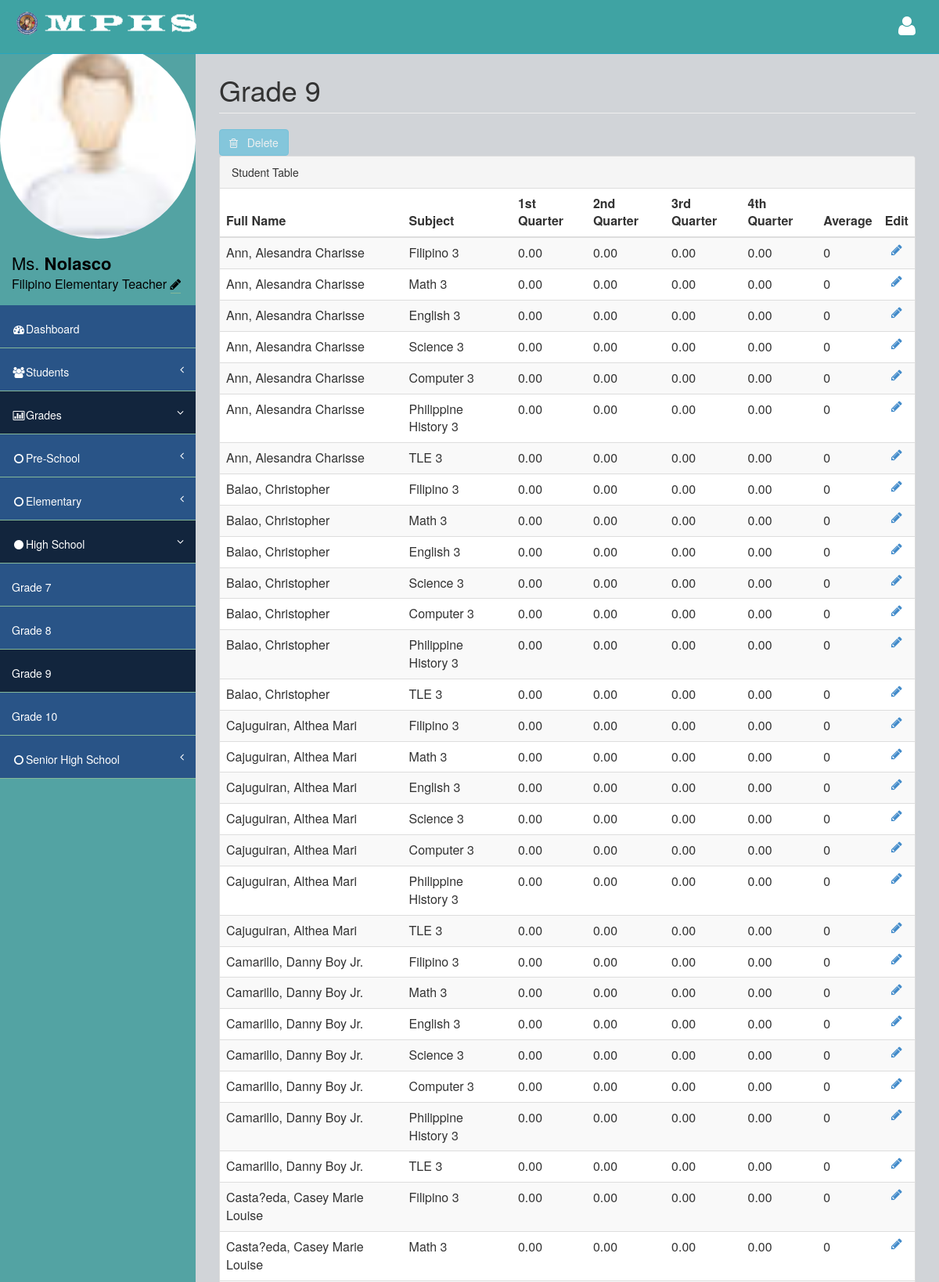
The page /Faculty/9_teacher_grades.php (signed in, upper part) on the database its author committed.
### tables this page shows
CREATE TABLE `faculty_tbl` (
  `fid` int(50) NOT NULL AUTO_INCREMENT,
  `id5` int(3) unsigned zerofill NOT NULL DEFAULT '002',
  `teacher_id` int(3) unsigned zerofill NOT NULL,
  `last_name` varchar(50) NOT NULL,
  `first_name` varchar(50) NOT NULL,
  `id4` int(3) unsigned zerofill NOT NULL DEFAULT '005',
  `subject_id` int(3) unsigned zerofill NOT NULL,
  `id3` int(3) unsigned zerofill NOT NULL DEFAULT '006',
  `section_id` int(3) unsigned zerofill NOT NULL,
  `user_name` varchar(50) NOT NULL,
  `user_email` varchar(50) NOT NULL,
  `user_pass` varchar(50) NOT NULL,
  `dec_pass` varchar(50) NOT NULL,
  `user_pic` varchar(255) NOT NULL DEFAULT 'user.jpg',
  `user_bio` varchar(255) NOT NULL,
  `date` date NOT NULL,
  `time` time NOT NULL,
  `hr` varchar(2) NOT NULL,
  `date2` date NOT NULL,
  `time2` time NOT NULL,
  `hr2` varchar(2) NOT NULL,
  PRIMARY KEY (`fid`,`teacher_id`)
);

CREATE TABLE `grade_tbl` (
  `gid` int(50) NOT NULL AUTO_INCREMENT,
  `id` int(3) unsigned zerofill NOT NULL DEFAULT '007',
  `grade_id` int(3) unsigned zerofill NOT NULL,
  `id3` int(3) unsigned zerofill NOT NULL DEFAULT '006',
  `section_id` int(3) unsigned zerofill NOT NULL,
  `id4` int(3) unsigned zerofill NOT NULL DEFAULT '005',
  `subject_id` int(3) unsigned zerofill NOT NULL,
  `1stQA` double(5,2) NOT NULL,
  `2ndQA` double(5,2) NOT NULL,
  `3rdQA` double(5,2) NOT NULL,
  `4thQA` double(5,2) NOT NULL,
  PRIMARY KEY (`gid`)
);

### Faculty/9_teacher_grades.php (the view, shortened to what this page needs)
<?php
include('check.php');
?>
<!DOCTYPE html>
<html>
<head>
	<?php include('link.php'); ?>
</head>
<body>
    <div id="wrapper">
        <nav class="navbar navbar-default navbar-fixed-top" role="navigation" id="navbar">
            <div class="navbar-header">
                <a class="navbar-brand" href="teacher.php"><img src="../images/ico/android-icon-48x48.png" alt="logo"><img src="../images/logo.png" alt="logo"></a>
            </div>
            <ul class="nav navbar-top-links navbar-right">
                <li class="dropdown">
                    <a class="dropdown-toggle" data-toggle="dropdown" href="#">
                        <i class="fa fa-user fa-2x"></i>
                    </a>
                </li>
            </ul>
        </nav>
        <nav class="navbar-default navbar-static-side" role="navigation">
            <div class="sidebar-collapse">
                <ul class="nav" id="side-menu">
                    <li>
                        <div class="user-section">
                            <?php
							$sql = "SELECT * FROM faculty_tbl WHERE user_email='".$_SESSION["user_email"]."'";
							$result = $conn->query($sql);
								if ($result->num_rows > 0) {
									while($row = $result->fetch_assoc())
									{
										?>
										<img src="../uploads/<?php echo $row['user_pic'];?>" alt="" width=250 height=250 style="border-radius: 50%;"/>
										<?php
									}
								}
							?>
                            <div class="user-info">
                                <div><?php
								$sql = "SELECT * FROM faculty_tbl where user_email='".$_SESSION["user_email"]."'";
								$result = $conn->query($sql);
								if ($result->num_rows > 0) {
									while($row = $result->fetch_assoc())
									{
									echo $row['first_name'];
									echo "<strong>".$row['last_name']."</strong>";
									echo "<br>";
									echo "<font size=3>";
									echo $row['user_bio'];
									?>
									<a href="user_settings.php">
									<font color=black>
										<i class="fa fa-pencil"></i>
									</font>
									</a>
									<?php
									echo "</font>";
									}
								}
							?></div>
                            </div>
                        </div>
                    </li>
                    <li>
                        <a href="teacher.php"><i class="fa fa-dashboard fa-fw"></i>Dashboard</a>
                    </li>
                    <li>
                        <a href="#"><i class="fa fa-users fa-fw"></i>Students<span class="fa arrow"></span></a>
                    </li>
                    <li class="active selected a">
                        <a href="#"><i class="fa fa-bar-chart-o fa-fw"></i>Grades<span class="fa arrow"></span></a>
                        <ul class="nav nav-second-level">
                            <li>
                                <a href="#"><i class="fa fa-circle-o fa-fw"></i>Pre-School<span class="fa arrow"></span></a>
                            </li>
                            <li>
                                <a href="#"><i class="fa fa-circle-o fa-fw"></i>Elementary<span class="fa arrow"></span></a>
                            </li>
                            <li class="active selected a">
                                <a href="#"><i class="fa fa-circle fa-fw"></i>High School<span class="fa arrow"></span></a>
                                <ul class="nav nav-second-level">
                                    <li>
                                        <a href="7_teacher_grades.php">Grade 7</a>
                                    </li>
                                    <li>
                                        <a href="8_teacher_grades.php">Grade 8</a>
                                    </li>
                                    <li class="selected a">
                                        <a href="9_teacher_grades.php">Grade 9</a>
                                    </li>
                                    <li>
                                        <a href="10_teacher_grades.php">Grade 10</a>
                                    </li>
                                </ul>
                            </li>
                            <li>
                                <a href="#"><i class="fa fa-circle-o fa-fw"></i>Senior High School<span class="fa arrow"></span></a>
                            </li>
                        </ul>
                    </li>
                </ul>
            </div>
        </nav>
        <div id="page-wrapper">
            <div class="row">
                <div class="col-lg-12">
                    <h1 class="page-header">Grade 9</h1>
                </div>
            </div>
            <button class="btn btn-info" type="button" name="btn_delselc" disabled="disabled"> <span class="fa fa-trash-o"></span> &nbsp; Delete</button>
            <div class="row">
                <div class="col-lg-12">
                    <div class="panel panel-default">
                        <div class="panel-heading">
                             Student Table
                        </div>
        <div class="content-loader">
        <table cellspacing="0" width="100%" id="example" class="table table-striped table-hover table-responsive">
        <thead>
        <tr>
        <th>Full Name</th>
        <th>Subject</th>
        <th>1st Quarter</th>
        <th>2nd Quarter</th>
        <th>3rd Quarter</th>
        <th>4th Quarter</th>
		<th>Average</th>
        <th>Edit</th>
        </tr>
        </thead>
        <tbody>
        <?php
        require_once 'connection.php';
        $stmt = $db_con->prepare("SELECT DISTINCT b.gid,b.subject_id,d.subject,a.last_name,a.first_name,b.1stQA,b.2ndQA,b.3rdQA,b.4thQA FROM stud_grade_tbl AS a INNER JOIN grade_tbl AS b LEFT JOIN faculty_tbl AS c ON c.subject_id=b.subject_id LEFT JOIN subject_tbl AS d ON d.subject_id=b.subject_id && b.subject_id = d.subject_id WHERE b.grade_id=a.grade_id && a.section_id = '011' ORDER BY b.gid");
        $stmt->execute();
        while($row=$stmt->fetch(PDO::FETCH_ASSOC))
        {
            ?>
            <tr>
            <td><?php echo $row['last_name'].", ".$row['first_name']; ?></td>
            <td><?php echo $row['subject']; ?></td>
            <td><?php echo $row['1stQA']; ?></td>
            <td><?php echo $row['2ndQA']; ?></td>
            <td><?php echo $row['3rdQA']; ?></td>
            <td><?php echo $row['4thQA']; ?></td>
			<td><?php echo ($row['1stQA'] + $row['2ndQA'] + $row['3rdQA'] + $row['4thQA']) / 4?></td>
            <td align="center">
            <a id="<?php echo $row['gid']; ?>" class="edit-link" href="#" title="Edit">
            <i class="fa fa-pencil"></i>
            </a></td>
			</tr>
			<?php
		}
		?>
        </tbody>
		</table>
        </div>
        </div>
        </div>
        </div>
        </div>
</body>
</html>

### assets/css/style.css (style rules this page uses)
body { background-color: #f8f8f8; }
#wrapper { width: 100%; margin-top: 55px!important; background-color:#53a3a3; }
#page-wrapper { padding: 0 15px; min-height: 568px; background-color:rgb(209, 212, 216); }
.navbar-static-side ul li { background-color:#295487; !important; }
.navbar-top-links li { display: inline-block; }
.navbar-top-links li:last-child { margin-right: 15px; }
.navbar-top-links li a { padding: 20px; min-height: 50px; }
.arrow { float: right; }
.fa.arrow:before { content: "\f104"; }
.active > a > .fa.arrow:before { content: "\f107"; }
.selected.a { background-color: #12253d; }
.active.selected.a { background-color: #12253d; }
.nav-second-level li, .nav-third-level li { border-bottom: none !important; }
.nav-second-level li a { padding-left: 37px; }
@media (min-width:768px) { .navbar-static-side { z-index: 1; position: absolute; width: 250px; } }

### assets/css/main-style.css (style rules this page uses)
.user-info { display: block; color:#000!important; display: inline-block; padding: 15px; margin-bottom: 0px }
.navbar-top-links > li > a { color: #FFFFFF; }
.nav > li > a { padding: 20px 15px; }
#side-menu { background-color:#04B173; }
#side-menu a { color:#fff; border-bottom: 1px solid #84B899 !important; height: 55px; }
.selected { background-color:rgb(83, 163, 163); }
#navbar { background-color:rgb(63, 163, 163); }
.navbar-brand { padding-left:20px; }
.navbar-brand img { height:30px; }
.navbar-default { border-color: #27A6BE; }
@media (min-width:768px) { #page-wrapper { position: inherit; margin: 0 0 0 250px; padding: 0 30px; min-height: 1000px; } }

### Faculty/link.php (style rules this page uses)
.user-section { font-size:22px; background-color:rgb(83, 163, 163); }

### rows shown on the page
faculty_tbl: user_pic (placeholder picture), first_name "Ms.", last_name "Nolasco", user_bio "Filipino Elementary Teacher"
grade_tbl: last_name "Ann", first_name "Alesandra Charisse", subject "Filipino 3", 1stQA "0.00", 2ndQA "0.00", 3rdQA "0.00", 4thQA "0.00", ($row['1stQA'] + $row['2ndQA'] + $row['3rdQA'] + $row['4thQA']) / 4 "0"
grade_tbl: last_name "Ann", first_name "Alesandra Charisse", subject "Math 3", 1stQA "0.00", 2ndQA "0.00", 3rdQA "0.00", 4thQA "0.00", ($row['1stQA'] + $row['2ndQA'] + $row['3rdQA'] + $row['4thQA']) / 4 "0"
grade_tbl: last_name "Ann", first_name "Alesandra Charisse", subject "English 3", 1stQA "0.00", 2ndQA "0.00", 3rdQA "0.00", 4thQA "0.00", ($row['1stQA'] + $row['2ndQA'] + $row['3rdQA'] + $row['4thQA']) / 4 "0"
grade_tbl: last_name "Ann", first_name "Alesandra Charisse", subject "Science 3", 1stQA "0.00", 2ndQA "0.00", 3rdQA "0.00", 4thQA "0.00", ($row['1stQA'] + $row['2ndQA'] + $row['3rdQA'] + $row['4thQA']) / 4 "0"
grade_tbl: last_name "Ann", first_name "Alesandra Charisse", subject "Computer 3", 1stQA "0.00", 2ndQA "0.00", 3rdQA "0.00", 4thQA "0.00", ($row['1stQA'] + $row['2ndQA'] + $row['3rdQA'] + $row['4thQA']) / 4 "0"
grade_tbl: last_name "Ann", first_name "Alesandra Charisse", subject "Philippine History 3", 1stQA "0.00", 2ndQA "0.00", 3rdQA "0.00", 4thQA "0.00", ($row['1stQA'] + $row['2ndQA'] + $row['3rdQA'] + $row['4thQA']) / 4 "0"
grade_tbl: last_name "Ann", first_name "Alesandra Charisse", subject "TLE 3", 1stQA "0.00", 2ndQA "0.00", 3rdQA "0.00", 4thQA "0.00", ($row['1stQA'] + $row['2ndQA'] + $row['3rdQA'] + $row['4thQA']) / 4 "0"
grade_tbl: last_name "Balao", first_name "Christopher", subject "Filipino 3", 1stQA "0.00", 2ndQA "0.00", 3rdQA "0.00", 4thQA "0.00", ($row['1stQA'] + $row['2ndQA'] + $row['3rdQA'] + $row['4thQA']) / 4 "0"
grade_tbl: last_name "Balao", first_name "Christopher", subject "Math 3", 1stQA "0.00", 2ndQA "0.00", 3rdQA "0.00", 4thQA "0.00", ($row['1stQA'] + $row['2ndQA'] + $row['3rdQA'] + $row['4thQA']) / 4 "0"
grade_tbl: last_name "Balao", first_name "Christopher", subject "English 3", 1stQA "0.00", 2ndQA "0.00", 3rdQA "0.00", 4thQA "0.00", ($row['1stQA'] + $row['2ndQA'] + $row['3rdQA'] + $row['4thQA']) / 4 "0"
grade_tbl: last_name "Balao", first_name "Christopher", subject "Science 3", 1stQA "0.00", 2ndQA "0.00", 3rdQA "0.00", 4thQA "0.00", ($row['1stQA'] + $row['2ndQA'] + $row['3rdQA'] + $row['4thQA']) / 4 "0"
grade_tbl: last_name "Balao", first_name "Christopher", subject "Computer 3", 1stQA "0.00", 2ndQA "0.00", 3rdQA "0.00", 4thQA "0.00", ($row['1stQA'] + $row['2ndQA'] + $row['3rdQA'] + $row['4thQA']) / 4 "0"
grade_tbl: last_name "Balao", first_name "Christopher", subject "Philippine History 3", 1stQA "0.00", 2ndQA "0.00", 3rdQA "0.00", 4thQA "0.00", ($row['1stQA'] + $row['2ndQA'] + $row['3rdQA'] + $row['4thQA']) / 4 "0"
grade_tbl: last_name "Balao", first_name "Christopher", subject "TLE 3", 1stQA "0.00", 2ndQA "0.00", 3rdQA "0.00", 4thQA "0.00", ($row['1stQA'] + $row['2ndQA'] + $row['3rdQA'] + $row['4thQA']) / 4 "0"
grade_tbl: last_name "Cajuguiran", first_name "Althea Mari", subject "Filipino 3", 1stQA "0.00", 2ndQA "0.00", 3rdQA "0.00", 4thQA "0.00", ($row['1stQA'] + $row['2ndQA'] + $row['3rdQA'] + $row['4thQA']) / 4 "0"
grade_tbl: last_name "Cajuguiran", first_name "Althea Mari", subject "Math 3", 1stQA "0.00", 2ndQA "0.00", 3rdQA "0.00", 4thQA "0.00", ($row['1stQA'] + $row['2ndQA'] + $row['3rdQA'] + $row['4thQA']) / 4 "0"
grade_tbl: last_name "Cajuguiran", first_name "Althea Mari", subject "English 3", 1stQA "0.00", 2ndQA "0.00", 3rdQA "0.00", 4thQA "0.00", ($row['1stQA'] + $row['2ndQA'] + $row['3rdQA'] + $row['4thQA']) / 4 "0"
grade_tbl: last_name "Cajuguiran", first_name "Althea Mari", subject "Science 3", 1stQA "0.00", 2ndQA "0.00", 3rdQA "0.00", 4thQA "0.00", ($row['1stQA'] + $row['2ndQA'] + $row['3rdQA'] + $row['4thQA']) / 4 "0"
grade_tbl: last_name "Cajuguiran", first_name "Althea Mari", subject "Computer 3", 1stQA "0.00", 2ndQA "0.00", 3rdQA "0.00", 4thQA "0.00", ($row['1stQA'] + $row['2ndQA'] + $row['3rdQA'] + $row['4thQA']) / 4 "0"
grade_tbl: last_name "Cajuguiran", first_name "Althea Mari", subject "Philippine History 3", 1stQA "0.00", 2ndQA "0.00", 3rdQA "0.00", 4thQA "0.00", ($row['1stQA'] + $row['2ndQA'] + $row['3rdQA'] + $row['4thQA']) / 4 "0"
grade_tbl: last_name "Cajuguiran", first_name "Althea Mari", subject "TLE 3", 1stQA "0.00", 2ndQA "0.00", 3rdQA "0.00", 4thQA "0.00", ($row['1stQA'] + $row['2ndQA'] + $row['3rdQA'] + $row['4thQA']) / 4 "0"
grade_tbl: last_name "Camarillo", first_name "Danny Boy Jr.", subject "Filipino 3", 1stQA "0.00", 2ndQA "0.00", 3rdQA "0.00", 4thQA "0.00", ($row['1stQA'] + $row['2ndQA'] + $row['3rdQA'] + $row['4thQA']) / 4 "0"
grade_tbl: last_name "Camarillo", first_name "Danny Boy Jr.", subject "Math 3", 1stQA "0.00", 2ndQA "0.00", 3rdQA "0.00", 4thQA "0.00", ($row['1stQA'] + $row['2ndQA'] + $row['3rdQA'] + $row['4thQA']) / 4 "0"
grade_tbl: last_name "Camarillo", first_name "Danny Boy Jr.", subject "English 3", 1stQA "0.00", 2ndQA "0.00", 3rdQA "0.00", 4thQA "0.00", ($row['1stQA'] + $row['2ndQA'] + $row['3rdQA'] + $row['4thQA']) / 4 "0"
grade_tbl: last_name "Camarillo", first_name "Danny Boy Jr.", subject "Science 3", 1stQA "0.00", 2ndQA "0.00", 3rdQA "0.00", 4thQA "0.00", ($row['1stQA'] + $row['2ndQA'] + $row['3rdQA'] + $row['4thQA']) / 4 "0"
grade_tbl: last_name "Camarillo", first_name "Danny Boy Jr.", subject "Computer 3", 1stQA "0.00", 2ndQA "0.00", 3rdQA "0.00", 4thQA "0.00", ($row['1stQA'] + $row['2ndQA'] + $row['3rdQA'] + $row['4thQA']) / 4 "0"
grade_tbl: last_name "Camarillo", first_name "Danny Boy Jr.", subject "Philippine History 3", 1stQA "0.00", 2ndQA "0.00", 3rdQA "0.00", 4thQA "0.00", ($row['1stQA'] + $row['2ndQA'] + $row['3rdQA'] + $row['4thQA']) / 4 "0"
grade_tbl: last_name "Camarillo", first_name "Danny Boy Jr.", subject "TLE 3", 1stQA "0.00", 2ndQA "0.00", 3rdQA "0.00", 4thQA "0.00", ($row['1stQA'] + $row['2ndQA'] + $row['3rdQA'] + $row['4thQA']) / 4 "0"
grade_tbl: last_name "Casta?eda", first_name "Casey Marie Louise", subject "Filipino 3", 1stQA "0.00", 2ndQA "0.00", 3rdQA "0.00", 4thQA "0.00", ($row['1stQA'] + $row['2ndQA'] + $row['3rdQA'] + $row['4thQA']) / 4 "0"
grade_tbl: last_name "Casta?eda", first_name "Casey Marie Louise", subject "Math 3", 1stQA "0.00", 2ndQA "0.00", 3rdQA "0.00", 4thQA "0.00", ($row['1stQA'] + $row['2ndQA'] + $row['3rdQA'] + $row['4thQA']) / 4 "0"
